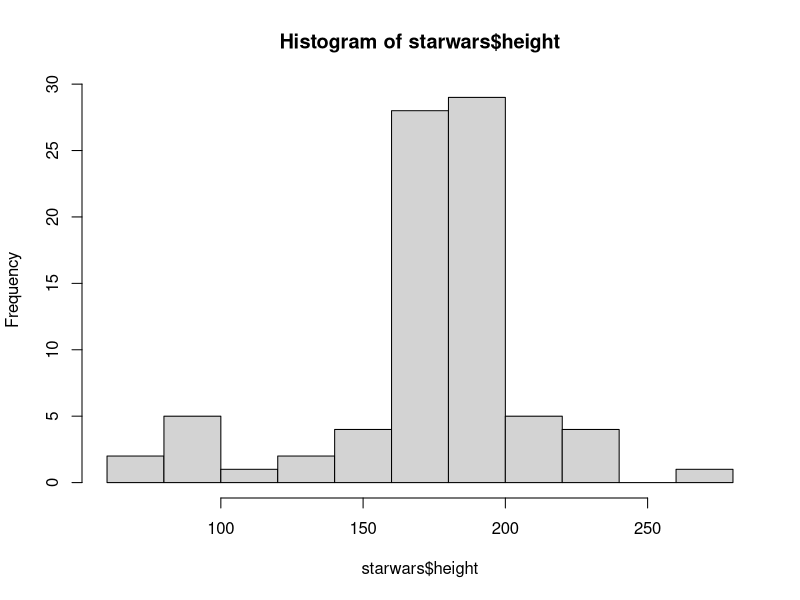
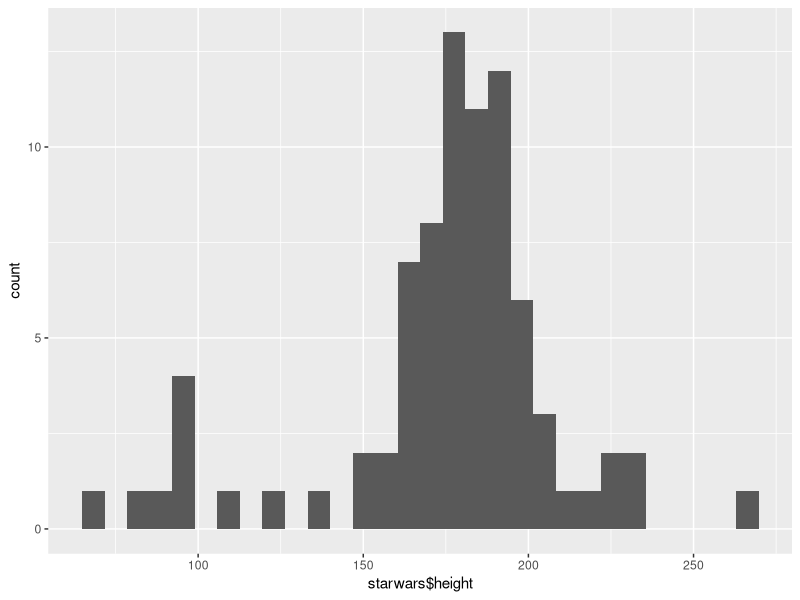
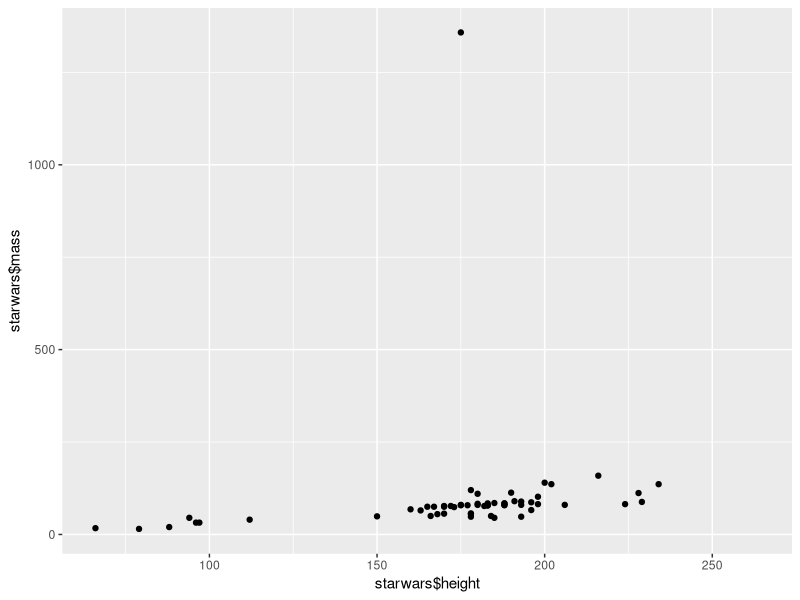

Write the R code that produced these figures, in order.
## ---- chunk 1
library(tidyverse)

## ---- chunk 2
view(starwars, n=6)
dim(starwars)

## ---- chunk 3
hist(starwars$height)
## ---- chunk 4
ggplot(data = starwars, aes(x=starwars$height)) + geom_histogram()
## ---- chunk 5

ggplot(data=starwars, aes(x=starwars$height, y=starwars$mass))+geom_point()
## ---- chunk 6
mean_height<-mean(starwars$height, na.rm=TRUE)
mean_height
## ---- chunk 7
sd_height <- sd(starwars$height, na.rm= TRUE)
sd_height
